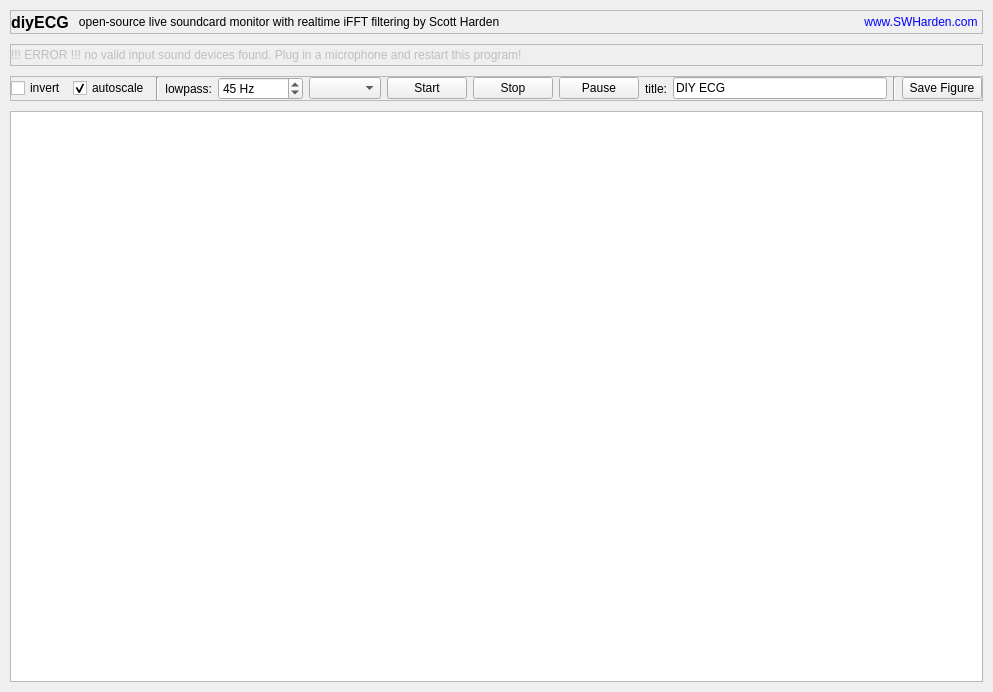
<?xml version="1.0" encoding="UTF-8"?>
<ui version="4.0">
 <class>MainWindow</class>
 <widget class="QMainWindow" name="MainWindow">
  <property name="geometry">
   <rect>
    <x>0</x>
    <y>0</y>
    <width>993</width>
    <height>692</height>
   </rect>
  </property>
  <property name="windowTitle">
   <string>diyECG</string>
  </property>
  <widget class="QWidget" name="centralwidget">
   <layout class="QVBoxLayout" name="verticalLayout_2">
    <property name="spacing">
     <number>10</number>
    </property>
    <property name="leftMargin">
     <number>10</number>
    </property>
    <property name="topMargin">
     <number>10</number>
    </property>
    <property name="rightMargin">
     <number>10</number>
    </property>
    <property name="bottomMargin">
     <number>10</number>
    </property>
    <item>
     <widget class="QFrame" name="frame_4">
      <property name="frameShape">
       <enum>QFrame::StyledPanel</enum>
      </property>
      <property name="frameShadow">
       <enum>QFrame::Raised</enum>
      </property>
      <layout class="QHBoxLayout" name="horizontalLayout">
       <property name="spacing">
        <number>0</number>
       </property>
       <property name="leftMargin">
        <number>0</number>
       </property>
       <property name="topMargin">
        <number>0</number>
       </property>
       <property name="rightMargin">
        <number>0</number>
       </property>
       <property name="bottomMargin">
        <number>0</number>
       </property>
       <item>
        <widget class="QLabel" name="label_3">
         <property name="font">
          <font>
           <pointsize>12</pointsize>
           <weight>75</weight>
           <bold>true</bold>
          </font>
         </property>
         <property name="text">
          <string>diyECG</string>
         </property>
        </widget>
       </item>
       <item>
        <widget class="QLabel" name="label_4">
         <property name="enabled">
          <bool>true</bool>
         </property>
         <property name="text">
          <string>   open-source live soundcard monitor with realtime iFFT filtering by Scott Harden</string>
         </property>
         <property name="alignment">
          <set>Qt::AlignLeading|Qt::AlignLeft|Qt::AlignVCenter</set>
         </property>
        </widget>
       </item>
       <item>
        <spacer name="horizontalSpacer_2">
         <property name="orientation">
          <enum>Qt::Horizontal</enum>
         </property>
         <property name="sizeHint" stdset="0">
          <size>
           <width>40</width>
           <height>20</height>
          </size>
         </property>
        </spacer>
       </item>
       <item>
        <widget class="QPushButton" name="btnSite">
         <property name="styleSheet">
          <string notr="true">color: rgb(0, 0, 255);</string>
         </property>
         <property name="text">
          <string>www.SWHarden.com</string>
         </property>
         <property name="checkable">
          <bool>false</bool>
         </property>
         <property name="flat">
          <bool>true</bool>
         </property>
        </widget>
       </item>
      </layout>
     </widget>
    </item>
    <item>
     <widget class="QFrame" name="frame_5">
      <property name="frameShape">
       <enum>QFrame::StyledPanel</enum>
      </property>
      <property name="frameShadow">
       <enum>QFrame::Raised</enum>
      </property>
      <layout class="QHBoxLayout" name="horizontalLayout_3">
       <property name="spacing">
        <number>0</number>
       </property>
       <property name="leftMargin">
        <number>0</number>
       </property>
       <property name="topMargin">
        <number>0</number>
       </property>
       <property name="rightMargin">
        <number>0</number>
       </property>
       <property name="bottomMargin">
        <number>0</number>
       </property>
       <item>
        <widget class="QLabel" name="lblDevice">
         <property name="enabled">
          <bool>false</bool>
         </property>
         <property name="text">
          <string>!!! ERROR !!! no valid input sound devices found. Plug in a microphone and restart this program!</string>
         </property>
        </widget>
       </item>
       <item>
        <spacer name="horizontalSpacer">
         <property name="orientation">
          <enum>Qt::Horizontal</enum>
         </property>
         <property name="sizeHint" stdset="0">
          <size>
           <width>40</width>
           <height>20</height>
          </size>
         </property>
        </spacer>
       </item>
      </layout>
     </widget>
    </item>
    <item>
     <widget class="QFrame" name="frame">
      <property name="frameShape">
       <enum>QFrame::NoFrame</enum>
      </property>
      <property name="frameShadow">
       <enum>QFrame::Plain</enum>
      </property>
      <layout class="QVBoxLayout" name="verticalLayout">
       <property name="spacing">
        <number>10</number>
       </property>
       <property name="leftMargin">
        <number>0</number>
       </property>
       <property name="topMargin">
        <number>0</number>
       </property>
       <property name="rightMargin">
        <number>0</number>
       </property>
       <property name="bottomMargin">
        <number>0</number>
       </property>
       <item>
        <widget class="QFrame" name="frame_2">
         <property name="frameShape">
          <enum>QFrame::StyledPanel</enum>
         </property>
         <property name="frameShadow">
          <enum>QFrame::Raised</enum>
         </property>
         <layout class="QHBoxLayout" name="horizontalLayout_2">
          <property name="leftMargin">
           <number>0</number>
          </property>
          <property name="topMargin">
           <number>0</number>
          </property>
          <property name="rightMargin">
           <number>0</number>
          </property>
          <property name="bottomMargin">
           <number>0</number>
          </property>
          <item>
           <widget class="QCheckBox" name="chkInvert">
            <property name="text">
             <string>invert</string>
            </property>
           </widget>
          </item>
          <item>
           <widget class="QCheckBox" name="chkAutoscale">
            <property name="text">
             <string>autoscale</string>
            </property>
            <property name="checked">
             <bool>true</bool>
            </property>
           </widget>
          </item>
          <item>
           <widget class="Line" name="line">
            <property name="orientation">
             <enum>Qt::Vertical</enum>
            </property>
           </widget>
          </item>
          <item>
           <widget class="QLabel" name="label_2">
            <property name="sizePolicy">
             <sizepolicy hsizetype="Minimum" vsizetype="Preferred">
              <horstretch>0</horstretch>
              <verstretch>0</verstretch>
             </sizepolicy>
            </property>
            <property name="text">
             <string>lowpass:</string>
            </property>
            <property name="alignment">
             <set>Qt::AlignRight|Qt::AlignTrailing|Qt::AlignVCenter</set>
            </property>
           </widget>
          </item>
          <item>
           <widget class="QSpinBox" name="spinLowpass">
            <property name="toolTip">
             <string>set to 0 to disable</string>
            </property>
            <property name="suffix">
             <string> Hz</string>
            </property>
            <property name="prefix">
             <string/>
            </property>
            <property name="minimum">
             <number>0</number>
            </property>
            <property name="maximum">
             <number>999999</number>
            </property>
            <property name="singleStep">
             <number>1</number>
            </property>
            <property name="value">
             <number>45</number>
            </property>
           </widget>
          </item>
          <item>
           <widget class="QComboBox" name="boxMic"/>
          </item>
          <item>
           <widget class="QPushButton" name="btnStart">
            <property name="text">
             <string>Start</string>
            </property>
           </widget>
          </item>
          <item>
           <widget class="QPushButton" name="btnStop">
            <property name="text">
             <string>Stop</string>
            </property>
           </widget>
          </item>
          <item>
           <widget class="QPushButton" name="btnPause">
            <property name="text">
             <string>Pause</string>
            </property>
            <property name="checkable">
             <bool>true</bool>
            </property>
           </widget>
          </item>
          <item>
           <widget class="QLabel" name="label_5">
            <property name="sizePolicy">
             <sizepolicy hsizetype="Minimum" vsizetype="Preferred">
              <horstretch>0</horstretch>
              <verstretch>0</verstretch>
             </sizepolicy>
            </property>
            <property name="text">
             <string>title:</string>
            </property>
            <property name="alignment">
             <set>Qt::AlignRight|Qt::AlignTrailing|Qt::AlignVCenter</set>
            </property>
           </widget>
          </item>
          <item>
           <widget class="QLineEdit" name="lineTitle">
            <property name="text">
             <string>DIY ECG</string>
            </property>
           </widget>
          </item>
          <item>
           <widget class="Line" name="line_2">
            <property name="orientation">
             <enum>Qt::Vertical</enum>
            </property>
           </widget>
          </item>
          <item>
           <widget class="QPushButton" name="btnSave">
            <property name="text">
             <string>Save Figure</string>
            </property>
           </widget>
          </item>
         </layout>
        </widget>
       </item>
       <item>
        <widget class="QFrame" name="frame_3">
         <property name="frameShape">
          <enum>QFrame::StyledPanel</enum>
         </property>
         <property name="frameShadow">
          <enum>QFrame::Plain</enum>
         </property>
         <layout class="QVBoxLayout" name="verticalLayout_3">
          <property name="spacing">
           <number>0</number>
          </property>
          <property name="leftMargin">
           <number>0</number>
          </property>
          <property name="topMargin">
           <number>0</number>
          </property>
          <property name="rightMargin">
           <number>0</number>
          </property>
          <property name="bottomMargin">
           <number>0</number>
          </property>
          <item>
           <widget class="PlotWidget" name="grECG">
            <property name="frameShape">
             <enum>QFrame::NoFrame</enum>
            </property>
            <property name="frameShadow">
             <enum>QFrame::Plain</enum>
            </property>
            <property name="lineWidth">
             <number>0</number>
            </property>
           </widget>
          </item>
         </layout>
        </widget>
       </item>
      </layout>
     </widget>
    </item>
   </layout>
  </widget>
 </widget>
 <customwidgets>
  <customwidget>
   <class>PlotWidget</class>
   <extends>QGraphicsView</extends>
   <header>pyqtgraph</header>
  </customwidget>
 </customwidgets>
 <resources/>
 <connections/>
</ui>
